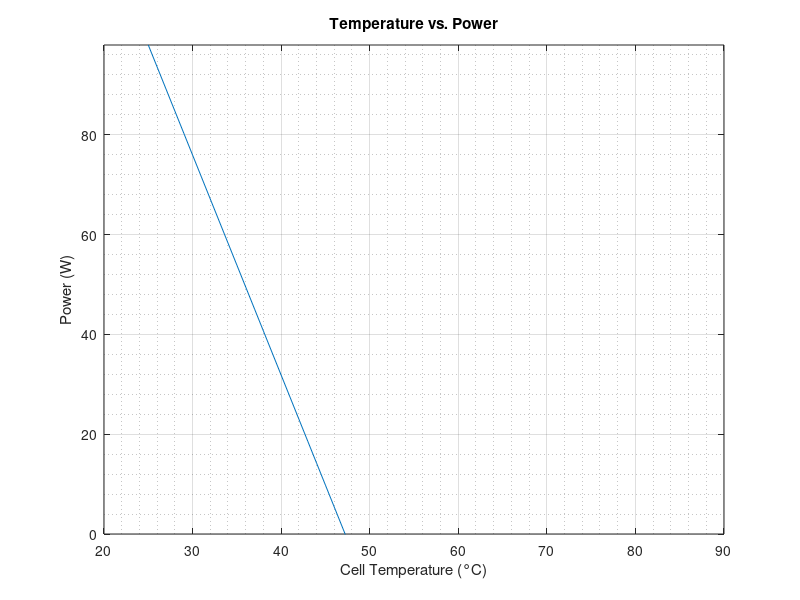

Write the MATLAB code that produced this figure.
%{ 
    Christopher Hernandez
    Development of a Solar Array Deployment Mechanism for a CubeSat
    
    November 2024

    This program calculates power losses at the optimal incident angle for
    each degree change in temperature. 

    Cases
    - When simulating one irradiated face, the iAngle should be set to 0°
    and oneFace should be set to 1.
    - When simulating two irradiated faces, the iAngle should be set to 45°
    and twoFace should be set to 2.
    - When simulating three irradiated faces, the iAngle should be set to 45°
    and twoFace should be set to 3.

%} 

clc, clear, close all

%% Variables
G = 1361; % w/m^2
Area = 0.1600; % m^2
Efficiency = 0.15;
lamda = 0.045;
iAngle = 0;

% Booleans
oneFace = 0;
twoFaces = 0;
threeFaces = 1;
closeFigures = 1;

% Calculations
tCellVector = linspace(25,85,61);
pVector = zeros(1,length(tCellVector));
epsilonVector = zeros(1,length(tCellVector));
Geff = G*cos(deg2rad(iAngle));

systemMatrix = zeros(3,length(tCellVector));
for i=1:length(tCellVector)
    epsilonVector(1,i) = lamda*(tCellVector(i) - 25)*Efficiency;
    if oneFace == 1
        pVector(1,i) = Geff * Area * Efficiency * (1 - lamda*(tCellVector(i) - 25));
    elseif twoFaces == 1
        pVector(1,i) = 2 * Geff * Area * Efficiency * (1 - lamda*(tCellVector(i) - 25));
    elseif threeFaces == 1
        pVector(1,i) = 3 * Geff * Area * Efficiency * (1 - lamda*(tCellVector(i) - 25));
    end
end
systemMatrix(1,:) = tCellVector;
systemMatrix(2,:) = pVector;
systemMatrix(3,:) = epsilonVector;

% Plots
figure("Name","Temperature vs. Power")
plot(tCellVector,pVector);
title("Temperature vs. Power")
xlabel("Cell Temperature (°C)")
ylabel("Power (W)")
ylim([0, max(pVector(1,:))])
grid on, grid minor

fprintf("Maximum Power: %f (W)\n\n",max(systemMatrix(2,:)) ) % STC
fprintf("Power +5°C: %f (W)\n\n",max(systemMatrix(2,6))) % 30°C
fprintf("Power +10°C: %f (W)\n\n",max(systemMatrix(2,11))) % 35°C
fprintf("Power +15°C: %f (W)\n\n",max(systemMatrix(2,16))) % 40°C

if closeFigures == 1
    close all
end